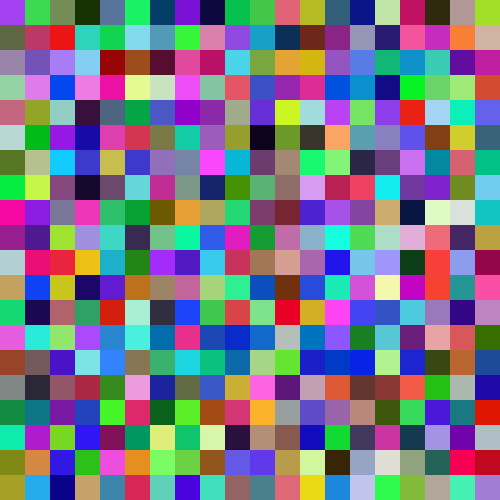
Frame 1 (no input)
Frame 60 (the mouse pressed at the canvas centre just before this capture): identical to frame 1, image omitted
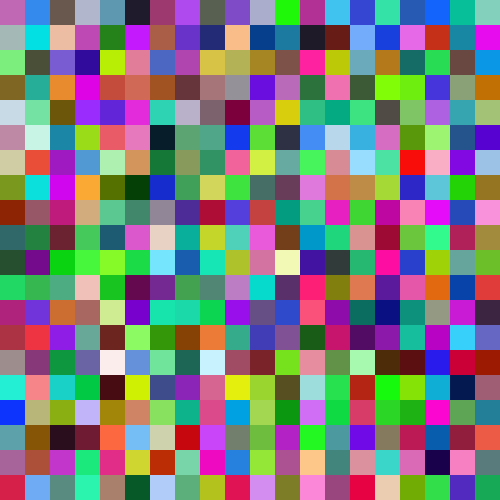
Frame 120 (the mouse held since frame 60 and released just before this capture)

The Processing sketch that drew these frames (run headless with seeded random() and noise(); from frame 60 on, the mouse is pressed at the canvas centre):

// Processing sketch: GridOfManyColors
// ── GridOfManyColors.pde
/*
A grid of evenly sized and randomly colored squares.
*/
  
int squareSize = 25;    // height and width of square
boolean move = false;   // when true, reselect colors each frame and redraw

void setup() {
  size(500, 500);
  frameRate(60);
  background(0);
  noStroke();
  
  // Begin at top left corner of screen and move across columns
  // of width squareSize until width of screen is reached,
  // then move down to next row. Repeat for each row until 
  // screen height is reached.
  for (int down = 0; down < height; down += squareSize) {
    for (int across = 0; across < width; across += squareSize) {
  
      // select random rgb color and draw square of that color
      fill(random(255), random(255), random(255));
      rect(across, down, squareSize, squareSize);
    
    }      
  }
}


void draw() {
  
  // only do this if mouse has been clicked odd number of times
  if (move) {
    
    // Begin at top left corner of screen and move across columns
    // of width squareSize until width of screen is reached,
    // then move down to next row. Repeat for each row until 
    // screen height is reached.
    for (int down = 0; down < height; down += squareSize) {
      for (int across = 0; across < width; across += squareSize) {
    
        // select random rgb color and draw square of that color
        fill(random(255), random(255), random(255));
        rect(across, down, squareSize, squareSize);
      
      }      
    }    
  }
  
}

void mousePressed() {
  
  // toggle whether grid should move or remain stationary
  move = !move;
   
}
